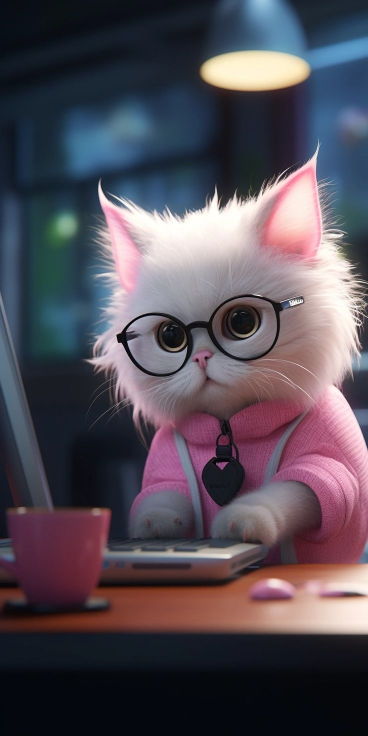
%> input picture cat.jpg, 736 x 1472 px (shown at 1/2 size)
$ octave monochrome_image.m   (GNU Octave 9; MATLAB toolbox functions it lacks are replaced by stand-ins)
%> lines starting %> are read from the running program, lines starting %| are printed output that depends on the picture; in (x1, y1, x2, y2) boxes, pixels count from 0 and x2, y2 are one past the last pixel; in counts of white or black regions, pixels touching at a corner belong together; the program's own positions count from 1
%%Monochrome Image

clc;
clear all;
close all;

orgImg = imread('cat.jpg');
%> orgImg is the input picture: size 1472x736x3 uint8; mean R, G, B 84.1, 76.8, 87
orgImg = imresize(orgImg, [1600, 1600]);
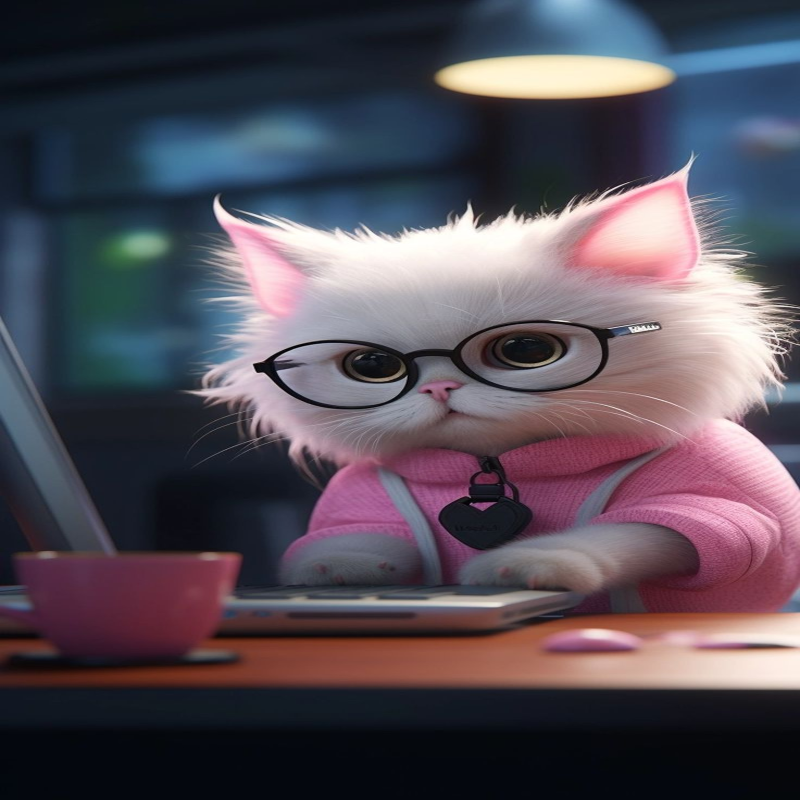
%> orgImg: size 1600x1600x3 uint8 (shown at 1/2 size); mean R, G, B 84.1, 76.8, 87

grayImg = rgb2gray(orgImg);
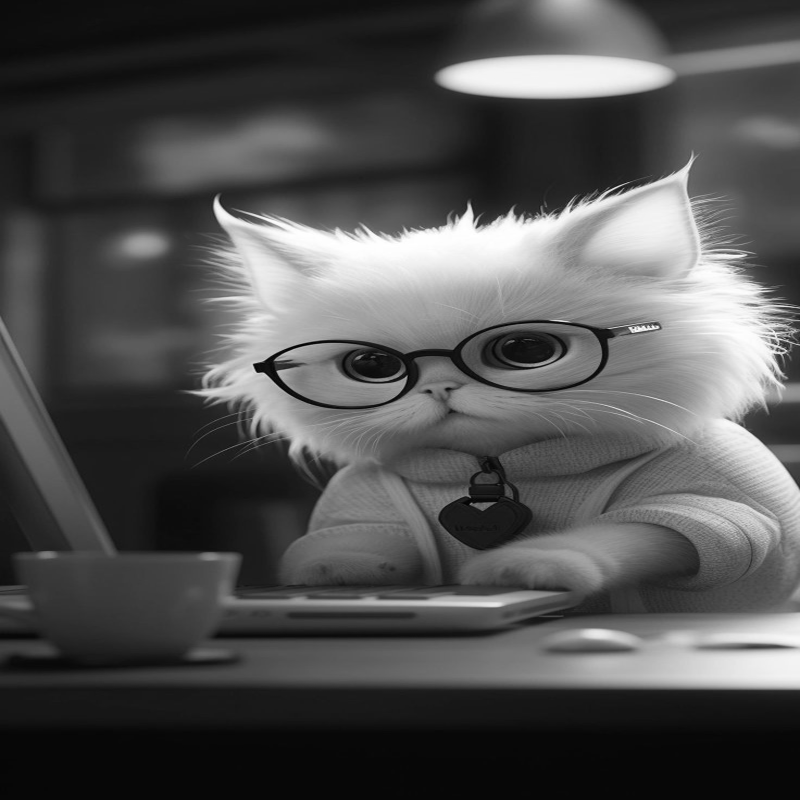
%> grayImg: size 1600x1600 uint8 (shown at 1/2 size); min 0, max 255, mean 80.1
threshold = 128;
for i = 1:1600
    for j = 1:1600
        if grayImg(i,j)>=threshold;
            grayImg(i,j)= 255;
        else
            grayImg(i,j)=0;
        end
    end
end
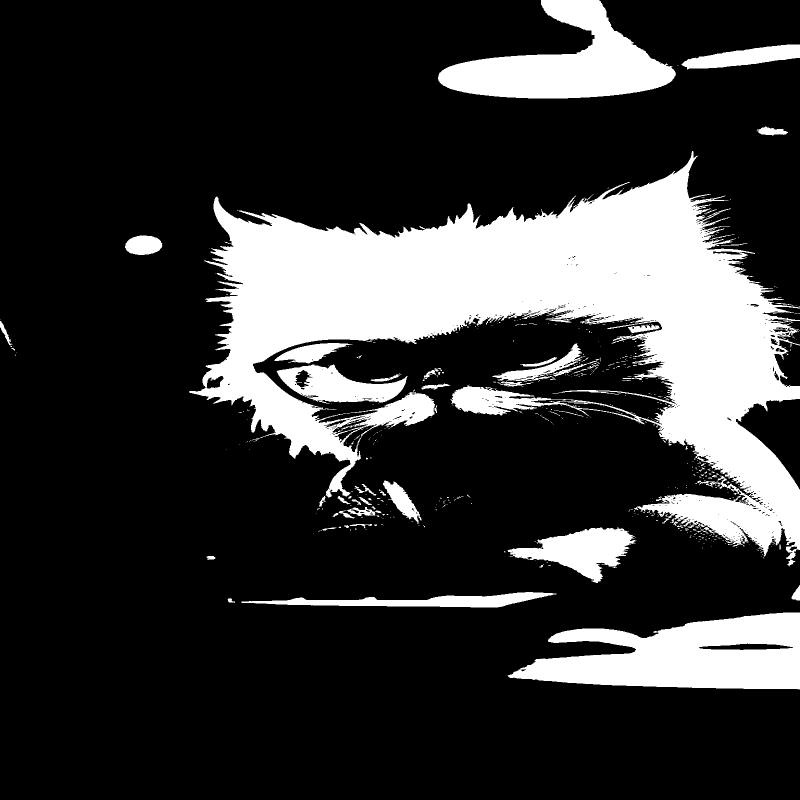
%> grayImg: size 1600x1600 uint8 (shown at 1/2 size); 21.1% white; 583 white regions (521 under 20 px), largest, box (x1, y1, x2, y2) and area: (378, 302, 1600, 1133) 377494, (1015, 1225, 1600, 1379) 58699, (876, 0, 1352, 197) 45115

figure;
subplot(2,1,1);
imshow(orgImg);
title('Original Image');

subplot(2,1,2);
imshow(grayImg);
title('Binary Image');
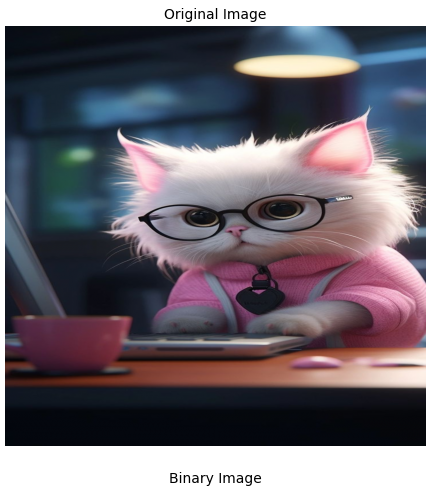
%> figure redrawn from the program's plot data, 2 panels
